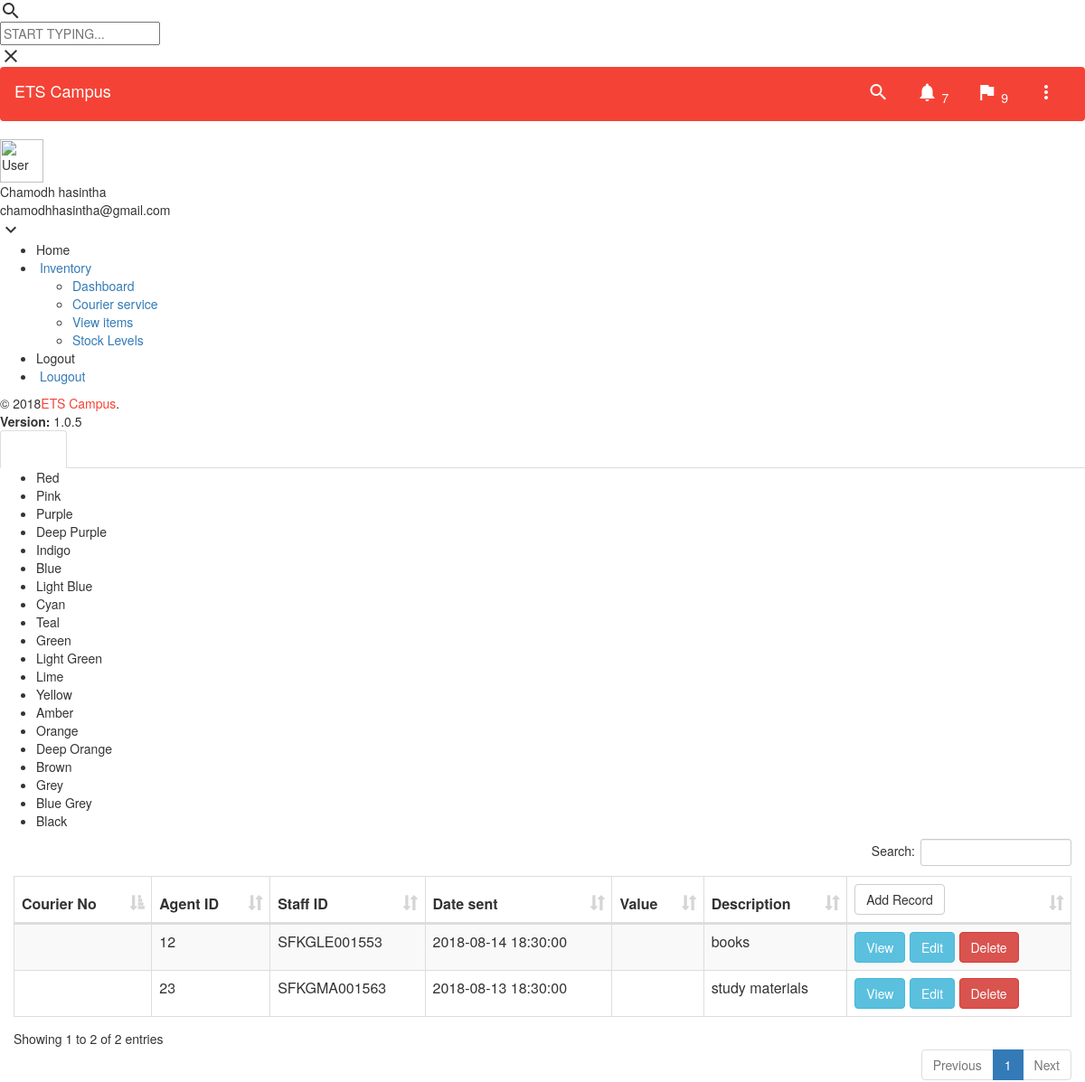
/inventory_management_system/AddCour_IN.php, run on the app's committed database.
### tables this page shows
CREATE TABLE `courierdetails` (
  `courierNo` int(11) NOT NULL,
  `agentID` char(3) NOT NULL,
  `description` varchar(250) NOT NULL DEFAULT 'Unknown',
  `dateSent` timestamp NOT NULL DEFAULT CURRENT_TIMESTAMP,
  `staffID` char(12) NOT NULL,
  `dateReceived` timestamp NOT NULL DEFAULT CURRENT_TIMESTAMP ON UPDATE CURRENT_TIMESTAMP,
  `complete` tinyint(1) NOT NULL DEFAULT '0',
  `sender` varchar(250) NOT NULL,
  `receiver` varchar(250) NOT NULL,
  `priority` varchar(10) NOT NULL DEFAULT 'Normal'
);

### inventory_management_system/AddCour_IN.php (the view, shortened to what this page needs)
<?php
require 'db.php';
$sql = 'SELECT * FROM courierdetails';
$statement = $connection->prepare($sql);
$statement->execute();
$people = $statement->fetchAll(PDO::FETCH_OBJ);
 ?>
<html>
<?php include 'static/head.php';?>
<body class="theme-red">
    <?php include 'static/searchbar.php';?>
     <?php include 'static/topnav.php';?>
      <section>
        <aside id="leftsidebar" class="sidebar">
			<?php include 'static/userinfo.php';?>
			<?php include 'static/menu.php';?>
            <?php include 'static/footer.php';?>
        </aside>
        <?php include 'static/rightsidebar.php';?>
    </section>
    <section class="content">
        <div class="container-fluid">
                                <div class="body">
                            <div class="table-responsive">
                                      <table class="table table-bordered table-striped table-hover dataTable js-exportable">
                                          <thead>
                                        <tr>
                                          <th>Courier No</th>
                                          <th>Agent ID</th>
                                          <th>Staff ID</th>
                                          <th>Date sent</th>
                                          <th>Value</th>
                                          <th>Description</th>
                                        <th><button onclick="window.location.href='createCour_IN.php'" class="btn  btn-default waves-effect">Add Record</button>
                                </th>
                                              </tr></thead>
                                        <?php foreach($people as $person): ?>
                                          <tr>
                                            <td><?= $person->id; ?></td>
                                            <td><?= $person->agentID; ?></td>
                                            <td><?= $person->staffID; ?></td>
                                               <td><?= $person->dateSent; ?></td>
                                            <td><?= $person->value; ?></td>
                                               <td><?= $person->description; ?></td>
                                            <td>
                                              <a href="ViewCour_IN.php?id=<?= $person->id ?>" class="btn btn-info">View</a>
                                              <a href="editCour_IN.php?id=<?= $person->id ?>" class="btn btn-info">Edit</a>
                                              <a onclick="return confirm('Are you sure you want to delete this entry?')" href="deleteCour_IN.php?id=<?= $person->id ?>" class='btn btn-danger'>Delete</a>
                                            </td>
                                          </tr>
                                        <?php endforeach; ?>
                                      </table>
                                    </div>
                                  </div>
                                </div>
<?php require 'footer.php'; ?>
</body>
    </html>

### data on the page
courierdetails: agentID "12", staffID "SFKGLE001553", dateSent "2018-08-14 18:30:00", description "books"
courierdetails: agentID "23", staffID "SFKGMA001563", dateSent "2018-08-13 18:30:00", description "study materials"
